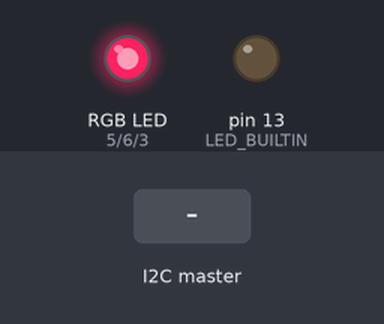
Recording of a sketch running on a simulated Arduino Uno, built with avr-gcc and run on an emulated ATmega328P. Shown: an RGB LED mixed from three pins (HIGH = lit), output pins drawn as LEDs (lit = HIGH). Inputs (shaded band) come from the test bench. Dim RGB values are drawn brighter than linear.

Above: at 1.2 s.
1.3 s: the I2C master sends the byte 1
At 1.65 s:
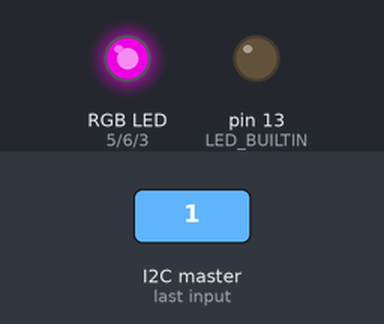
4.8 s: the I2C master sends the byte 0
At 6.19 s:
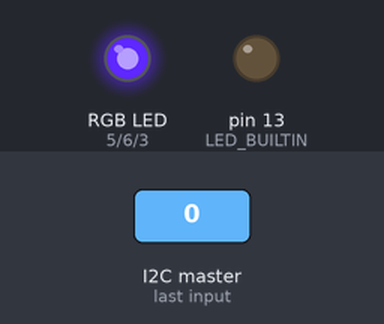
13.9 s: the I2C master sends the byte 2
At 14.66 s:
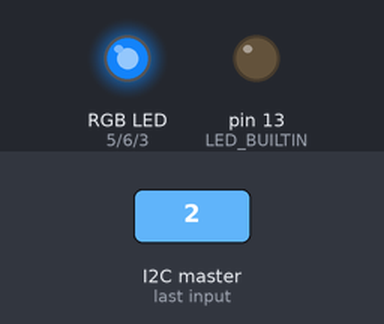
Timing chart, 0 to 20.9 s (numbered marks = the images above; inputs shaded):
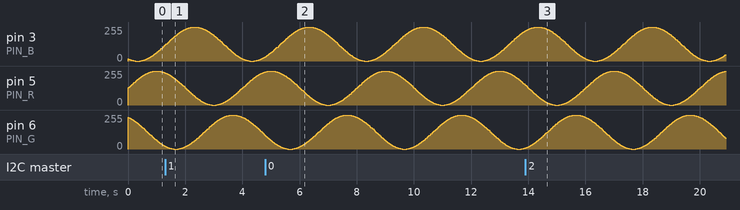

The sketch:

i2c_rgb_led_driver.ino
```cpp
/*
  i2c_rgb_led_driver

  Drives a Rgb LED strip with MOSFETS, taking comands
  from a I2C master

  i2c packet spec:
  0: red value
  1: green value
  2: blue value
  3: hue macro value
  4: rainbow macro frequency value
  5: strobe frequency

  any value 3 > 0 overides values of 0, 1 and 2
  similarly any value 4 > 0 overides values 0-3

  any value of 5 > 0 produces a strobing effect

  Created 20131224
  By Tim

  https://github.com/timytamy/projects

*/

#include <stdbool.h>
#include <Arduino.h>
#include <Wire.h>

// Pin m
#define PIN_R 5
#define PIN_G 6
#define PIN_B 3
#define I2C_ADDR (B10110001)

#define RBOW_STEPS (1000)

#define SIMPLE_MSGS true

uint8_t analogWriteVals[NUM_DIGITAL_PINS];
float rBowFreq = 0;
float strobeFreq = 0;

void setup () {
  pinMode(LED_BUILTIN, OUTPUT);
  pinMode(PIN_R, OUTPUT);
  pinMode(PIN_G, OUTPUT);
  pinMode(PIN_B, OUTPUT);

  Wire.begin(I2C_ADDR);
  Wire.onReceive(handlerRecieve);
  Wire.onRequest(handlerRequest);

  setColourRgb(0, 0, 0);
  rBowFreq = 0.25;
}

void loop () {
  if (rBowFreq > 0) {
    doRainbow(rBowFreq);
  }

  if (strobeFreq > 0) {
    doStrobe(strobeFreq, false);
  } else {
    doStrobe(strobeFreq, true);
  }
}

void handlerRecieve (int numBytesIn) {

  // Turn on led on i2c recieve
  digitalWrite(LED_BUILTIN, HIGH);

  // Parse input into bytesIn array
  uint8_t bytesIn[numBytesIn];
  for (int i = 0; i < numBytesIn; i++) {
    bytesIn[i] = Wire.read();
  }

  doColour(bytesIn, numBytesIn);

  digitalWrite(LED_BUILTIN, LOW);
}

void handlerRequest () {
  digitalWrite(LED_BUILTIN, HIGH);
  digitalWrite(LED_BUILTIN, LOW);
}

void doColour (uint8_t* msg, int lenMsg) {

  // Proccess input
  if ((lenMsg >= 5) && (msg[4] != 0) && !SIMPLE_MSGS) {
    // Frequency ranges between 0 and 2 Hz
    rBowFreq = map(msg[4], 1, 255, 0, 2*1000)/1000.0;
  } else if (lenMsg >= 4 && !SIMPLE_MSGS) {
    rBowFreq = 0;
    setColourHue(msg[3], 255);
  } else if (lenMsg >= 3) {
    rBowFreq = 0;
    setColourRgb(msg[0], msg[1], msg[2]);
  }

  // Deal with strobe case
  if ((lenMsg >= 6) && (msg[5] != 0) && !SIMPLE_MSGS) {
    // Frequency ranges between 0 and 10 Hz
    strobeFreq = map(msg[5], 1, 255, 0, 10*1000)/1000.0;
  } else {
    strobeFreq = 0;
  }

}

void doStrobe (float freq, bool reset) {
  static unsigned long timePrev = millis();
  static bool strobeOn = true;
  static uint8_t strobeVals[] = {0, 0, 0};

  if (reset) {
    strobeOn = true;
    return;
  }

  unsigned long timeCurr = millis();
  unsigned int strobeDelay = (1000/freq)/2;
  if (abs(timeCurr - timePrev) < strobeDelay) return;

  if (strobeOn) {
    strobeVals[0] = readColour(PIN_R);
    strobeVals[1] = readColour(PIN_G);
    strobeVals[2] = readColour(PIN_B);
    setColourRgb[0, 0, 0];
    strobeOn = false;
  } else {
    setColourRgb(strobeVals[0], strobeVals[1], strobeVals[2]);
    strobeOn = true;
  }

  timePrev = timeCurr;
}

void doRainbow (float freq) {
  static int i = 0;
  static unsigned long timePrev = millis();

  if (false) {
    i = 0;
    return;
  }

  unsigned long timeCurr = millis();
  unsigned int rBowDelay = (1000/freq)/RBOW_STEPS;
  if (abs(timeCurr - timePrev) < rBowDelay) return;

  if (i >= RBOW_STEPS) i = 0;
  setColourHue(i, RBOW_STEPS-1);
  i++;

  timePrev = timeCurr;
}

void setColourHue (int angle, int total) {
  float hue = (1.0*angle)/total;
  uint8_t r = 255 * (sin(2*PI*(hue + 0/3.0))+1)/2;
  uint8_t g = 255 * (sin(2*PI*(hue + 1/3.0))+1)/2;
  uint8_t b = 255 * (sin(2*PI*(hue + 2/3.0))+1)/2;
  setColourRgb(r, g, b);
}

void setColourRgb (uint8_t r, uint8_t g, uint8_t b) {
  myAnalogWrite(PIN_R, r);
  myAnalogWrite(PIN_G, g);
  myAnalogWrite(PIN_B, b);
}

uint8_t readColour (uint8_t pin) {
  return analogWriteVals[pin];
}

void myAnalogWrite (uint8_t pin, int val) {
  if (val < 0) val = 0;
  if (val > 255) val = 255;
  analogWriteVals[pin] = val;
  analogWrite(pin, val);
}
```
